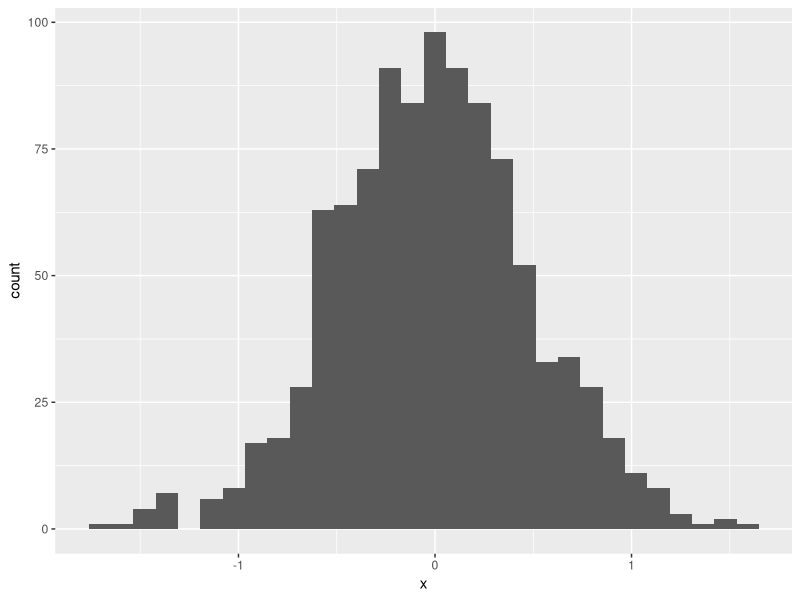
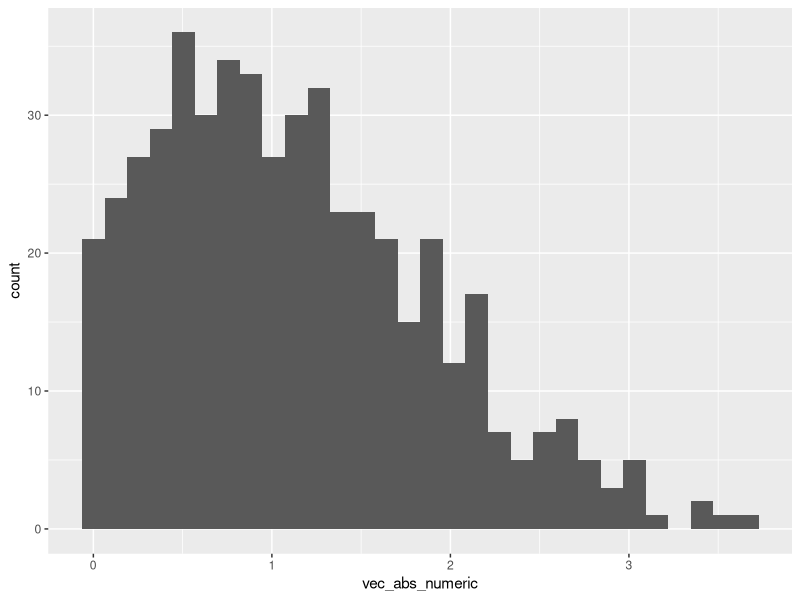

Generate these figures, in order, with R:
## ---- chunk 1
library(tidyverse)
## ---- chunk 2
samp = rnorm(100)
length(samp)
## ---- chunk 3

set.seed(1234)
plot_df = 
  tibble(
    x = rnorm(1000, sd = 0.5),
    y = 1 + 2 * x + rnorm(1000)
  )

ggplot(plot_df, aes(x = x)) + geom_histogram()

## ---- chunk 4
library(tidyverse)
set.seed(12)

learning_df = tibble(
    vec_numeric = rnorm(500, mean = 1),
    vec_logic = vec_numeric > 0,
    vec_abs_numeric = abs(vec_numeric))

ggplot(learning_df, aes(x = vec_abs_numeric)) + geom_histogram()
